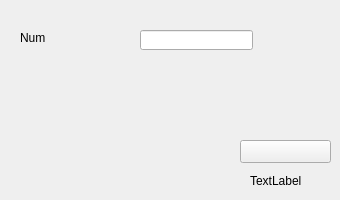
      <widget class="QWidget" name="tab_3">
       <attribute name="title">
        <string>Supprimer un evenement</string>
       </attribute>
       <widget class="QLineEdit" name="lineEdit_id_2">
        <property name="geometry">
         <rect>
          <x>140</x>
          <y>30</y>
          <width>113</width>
          <height>20</height>
         </rect>
        </property>
       </widget>
       <widget class="QLabel" name="label_4">
        <property name="geometry">
         <rect>
          <x>20</x>
          <y>30</y>
          <width>61</width>
          <height>16</height>
         </rect>
        </property>
        <property name="text">
         <string>Num</string>
        </property>
       </widget>
       <widget class="QPushButton" name="pb_supprimer">
        <property name="geometry">
         <rect>
          <x>240</x>
          <y>140</y>
          <width>91</width>
          <height>23</height>
         </rect>
        </property>
        <property name="styleSheet">
         <string notr="true">background-image: url(:/img/Ressources/supprimer.png);</string>
        </property>
        <property name="text">
         <string/>
        </property>
       </widget>
       <widget class="QLabel" name="label_35">
        <property name="geometry">
         <rect>
          <x>250</x>
          <y>170</y>
          <width>71</width>
          <height>21</height>
         </rect>
        </property>
        <property name="text">
         <string>TextLabel</string>
        </property>
       </widget>
      </widget>
